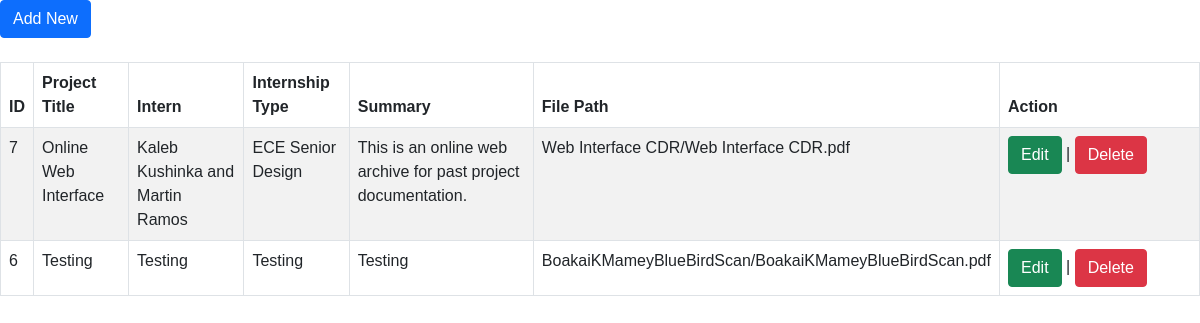
The page /index on the database as committed earlier.
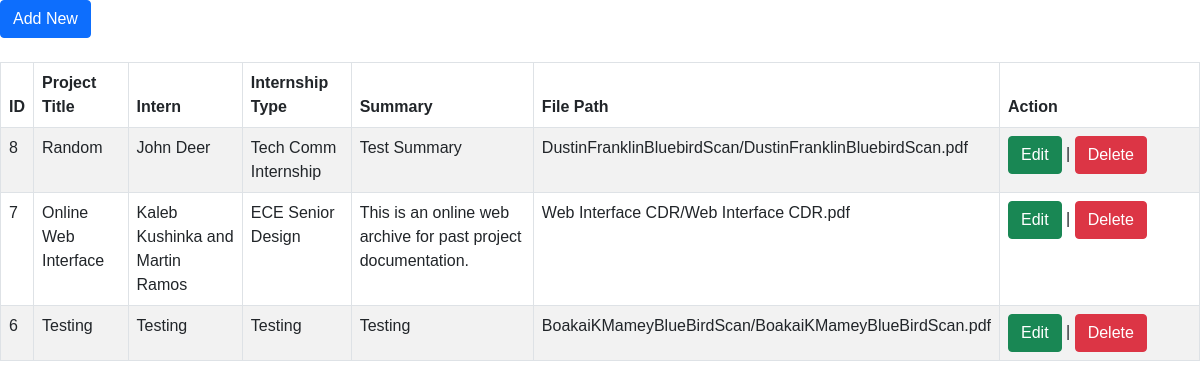
The same page on the database as committed later.
### app/models.py (models this page shows)
class Project(Base):
    __tablename__ = "project"
    id = Column(Integer, primary_key=True, index=True)
    title = Column(String, index=True)
    author = Column(String, index=True)
    project_type = Column(String, index=True)
    summary = Column(String, index=True)
    file_path = Column(String(255), index=True)
    img_file_path = Column(String(255), index=True)

### app/main.py (the view)
@app.get("/index")
async def home(request: Request, db: Session = Depends(get_db)):
    project = db.query(models.Project).order_by(models.Project.id.desc())
    return templates.TemplateResponse("index.html", {"request": request, "project": project})

### templates/index.html (shortened to what this page needs)
<!DOCTYPE html>
<html lang="en">
<head>
    <link href="https://cdn.jsdelivr.net/npm/bootstrap@5.0.2/dist/css/bootstrap.min.css" rel="stylesheet">
    <link rel="stylesheet" href="{{ url_for('static', path='css/upload-page-css.css') }}">
</head>
<body>
<div class="row">
    <div class="col-12">
        <a href="addnew/" class="btn btn-primary">Add New</a>
        <br><br>
        <table class="table table-bordered table-striped">
            <thead>
                <tr>
                    <th>ID</th>
                    <th>Project Title</th>
                    <th>Intern</th>
                    <th>Internship Type</th>
                    <th>Summary</th>
                    <th>File Path</th>
                    <th width="200">Action</th>
                </tr>
            </thead>
            <tbody>
                {% for rs in project %}
                    <tr>
                        <td>{{ rs.id }}</td>
                        <td>{{ rs.title }}</td>
                        <td>{{ rs.author }}</td>
                        <td>{{ rs.project_type }}</td>
                        <td>{{ rs.summary }}</td>
                        <td>{{ rs.file_path }}</td>
                        <td>
                            <a href="edit/{{ rs.id }}" class="btn btn-success">Edit</a> | <a href="delete/{{ rs.id }}" class="btn btn-danger">Delete</a>
                        </td>
                    </tr>
                {% endfor %}
            </tbody>
        </table>
    </div>
</div>
</body>
</html>

### static/css/upload-page-css.css (style rules this page uses)
* { margin: 0; padding: 0; box-sizing: border-box; font-family: sans-serif; }

Rows that differ between the two databases and show on the page:
added Project: id "8", title "Random", author "John Deer", project_type "Tech Comm Internship", summary "Test Summary", file_path "DustinFranklinBluebirdScan/DustinFranklinBluebirdScan.pdf"
